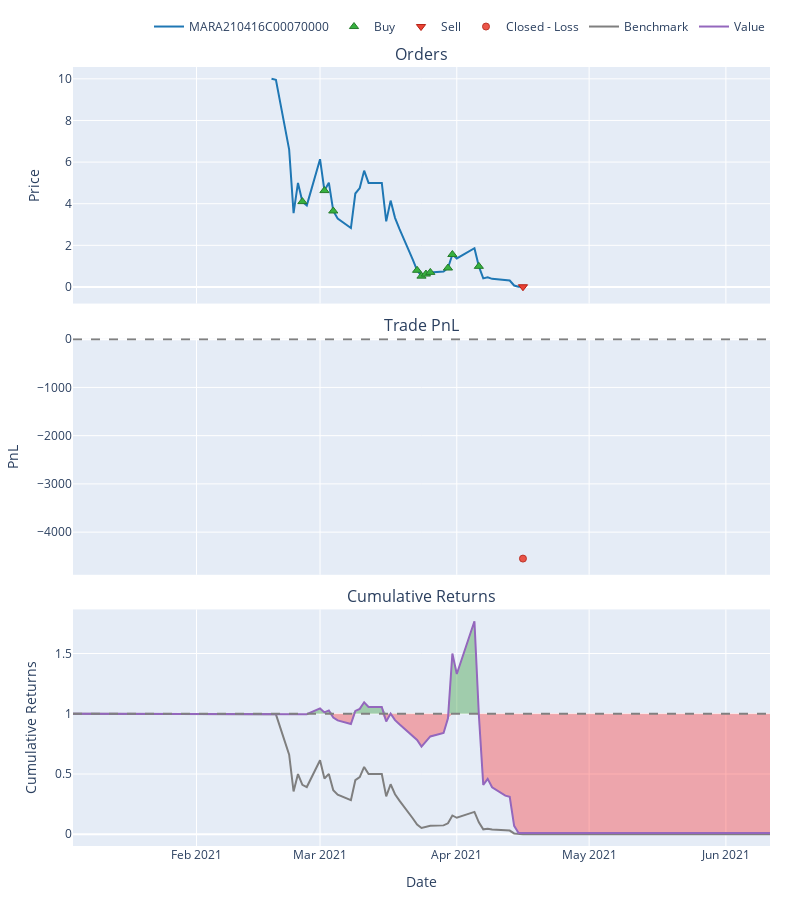

The code cell stored with this chart in its notebook:
### Markdown cell above
Trades for a single contract symbol are considered "one trade" when exited at once (?) in vectorbt. So when looking at the `portfolio.trades` you see the avg entry price across the ~10 entry trades. Maybe this changes when there are multiple exits, but not there yet.

### Code cell
# portfolio.orders[contracts[cidx][:4]][contracts[cidx][-1]].plot().show()
portfolio[contracts[cidx][:4]][contracts[cidx][-1]].plot().show()
portfolio.trades[contracts[cidx][:4]][contracts[cidx][-1]].records#.plot().show()
